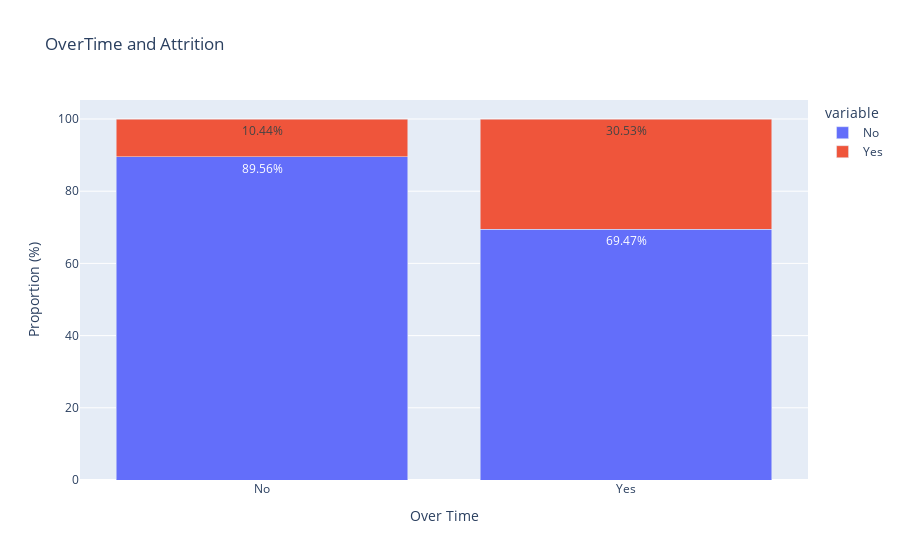

Source (notebook cell):
### Markdown cell above
## <font color= #FF0000> <b>What is the impact of overtime on attrition rates? </b><font color= #FF0000>

### Code cell
# Prepare Overtime and Attrition data
overtime_attrition = pd.crosstab(df['OverTime'], df['Attrition'], normalize='index').reset_index()

# Rename the columns
overtime_attrition.columns = ['OverTime', 'No', 'Yes']

# Calculate the percentage format
overtime_attrition['No'] = overtime_attrition['No'] * 100
overtime_attrition['Yes'] = overtime_attrition['Yes'] * 100

# Create an interactive bar chart using Plotly
fig = px.bar(overtime_attrition, 
             x='OverTime', 
             y=['No', 'Yes'], 
             barmode='stack', 
             labels={'value': 'Proportion (%)', 'OverTime': 'Over Time'},
             title='OverTime and Attrition')

# Set the content of the tooltip
fig.update_traces(hovertemplate='Over Time: %{x}<br>Proportion: %{y:.2f}%<extra></extra>', texttemplate='%{y:.2f}%', textposition='inside')

# Customize the chart layout
fig.update_layout(xaxis_title='Over Time', yaxis_title='Proportion (%)', title='OverTime and Attrition')
fig.show()

### Figure 1 — Plotly figure (JSON) as saved in the notebook; plotly's stock layout.template omitted (floating-point values rounded to 4 significant figures)
{"data": [{"alignmentgroup": "True", "hovertemplate": "Over Time: %{x}<br>Proportion: %{y:.2f}%<extra></extra>", "legendgroup": "No", "marker": {"color": "#636efa", "pattern": {"shape": ""}}, "name": "No", "offsetgroup": "No", "orientation": "v", "showlegend": true, "textposition": "inside", "texttemplate": "%{y:.2f}%", "type": "bar", "x": ["No", "Yes"], "xaxis": "x", "y": [89.56, 69.47], "yaxis": "y"}, {"alignmentgroup": "True", "hovertemplate": "Over Time: %{x}<br>Proportion: %{y:.2f}%<extra></extra>", "legendgroup": "Yes", "marker": {"color": "#EF553B", "pattern": {"shape": ""}}, "name": "Yes", "offsetgroup": "Yes", "orientation": "v", "showlegend": true, "textposition": "inside", "texttemplate": "%{y:.2f}%", "type": "bar", "x": ["No", "Yes"], "xaxis": "x", "y": [10.44, 30.53], "yaxis": "y"}], "layout": {"barmode": "stack", "legend": {"title": {"text": "variable"}, "tracegroupgap": 0}, "title": {"text": "OverTime and Attrition"}, "xaxis": {"anchor": "y", "domain": [0, 1], "title": {"text": "Over Time"}}, "yaxis": {"anchor": "x", "domain": [0, 1], "title": {"text": "Proportion (%)"}}}}
